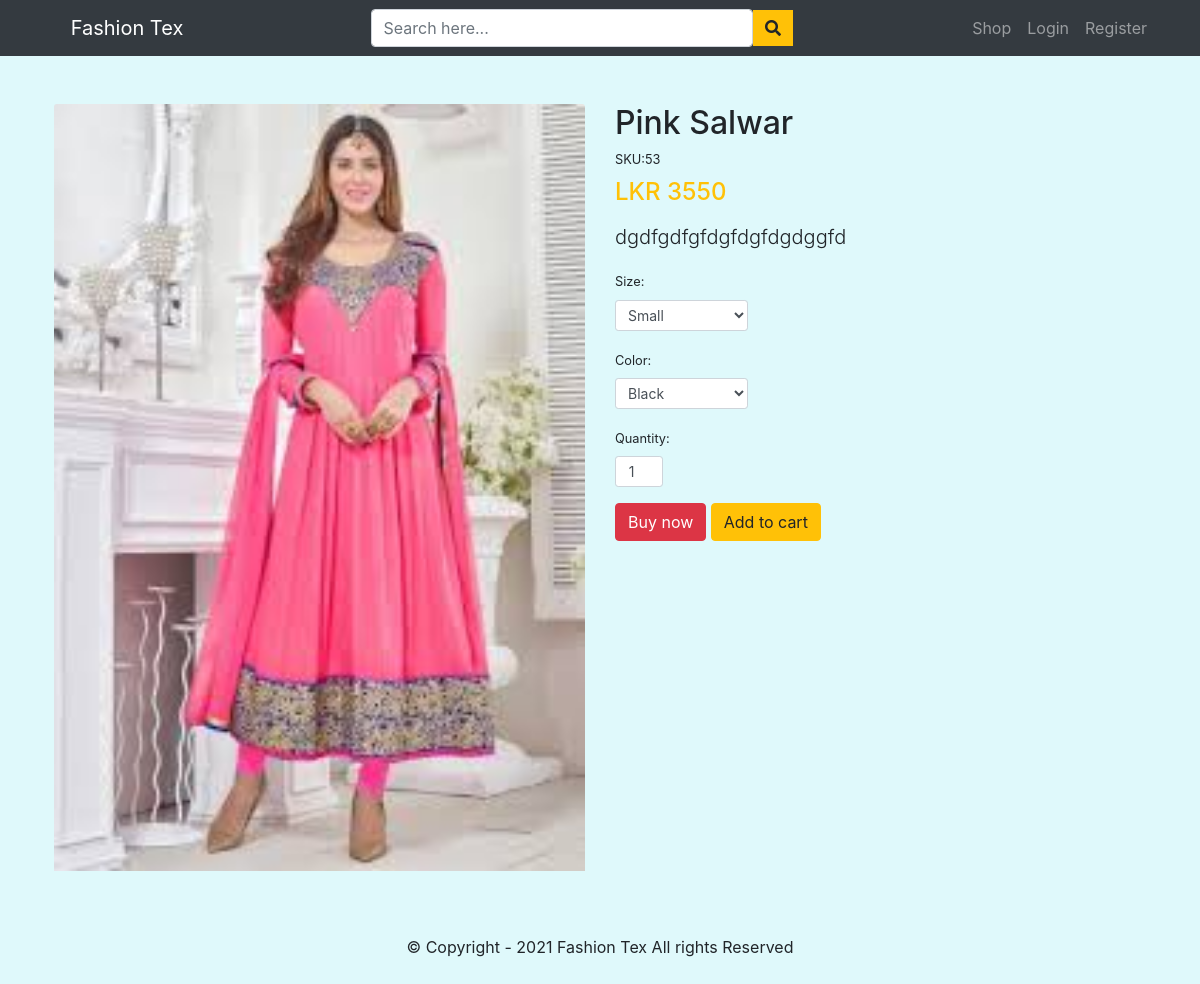
The page /product_details.php?id=53 on the database its author committed.
### tables this page shows
CREATE TABLE `products` (
  `id` int(11) NOT NULL,
  `Name` varchar(50) NOT NULL,
  `Price` int(5) NOT NULL,
  `Qty` int(5) NOT NULL,
  `P_Image` varchar(500) NOT NULL,
  `Category` varchar(50) NOT NULL,
  `subcategory` varchar(50) NOT NULL,
  `Description` varchar(1000) NOT NULL
);

### product_details.php (the view, shortened to what this page needs)
<?php
$id=$_GET["id"];
include('header.php');
?>
        <form method="post" action="cart.php">
<?php
					$res=mysqli_query($con,"select * from products where id='$id'");
					while($row=mysqli_fetch_array($res))
					{
					?>
<section>
    <div class="container px-4 my-5">
        <div class="row gx-4 gx-lg-5">
            <div class="col-md-6">
                <img class="card-img-top" src="./admin/<?php echo $row["P_Image"]; ?>" alt="..."/></div>
            <div class="col-md-6">
                <h2><?php echo $row["Name"]; ?></h2>
                <p class="mb-1 small">
                    SKU:<?php echo $row["id"]; ?>
                </p>
                <p class="mb-2">
                    <h4 class="text-warning">
                        LKR <?php echo $row["Price"]; ?>
                    </h4>
                    </p>
                <p class="lead text-justify"><?php echo $row["Description"]?></p>
                <div class="form-group">
                    <label class="small">Size: </label>
                    <select class="form-control form-control-sm col-3" name="size">
                        <option value="s">Small</option>
                    </select>
                </div>
                <div class="form-group">
                    <label class="small">Color: </label>
                    <select class="form-control form-control-sm col-3" name="size">
                        <option value="black">Black</option>
                    </select>
                </div>
                <div class="form-group">
                    <label class="small">Quantity: </label>
                    <input class="form-control text-center form-control-sm" name="quantity"  id="quantity" max="<?php echo $row["Qty"]; ?>" type="number" value="1" style="max-width: 3rem" />
                </div>
                <div class="justify-content-between pl-0 col-8">
                    <button class="btn btn-danger rounded" type="button" name="addToCart">
                        Buy now
                    </button>
                    <button class="btn btn-warning rounded" type="submit" name="add_to_cart">
                        Add to cart
                    </button>
                </div>
            </div>
        </div>
    </div>
</section>
</form>
<?php
                }
                ?>
<?php include('footer.php'); ?>

### common/style.css (style rules this page uses)
body { background-color: #dff9fb; }

### rows shown on the page
products: P_Image (picture), Name "Pink Salwar", id "53", Price "3550", Description "dgdfgdfgfdgfdgfdgdggfd"
